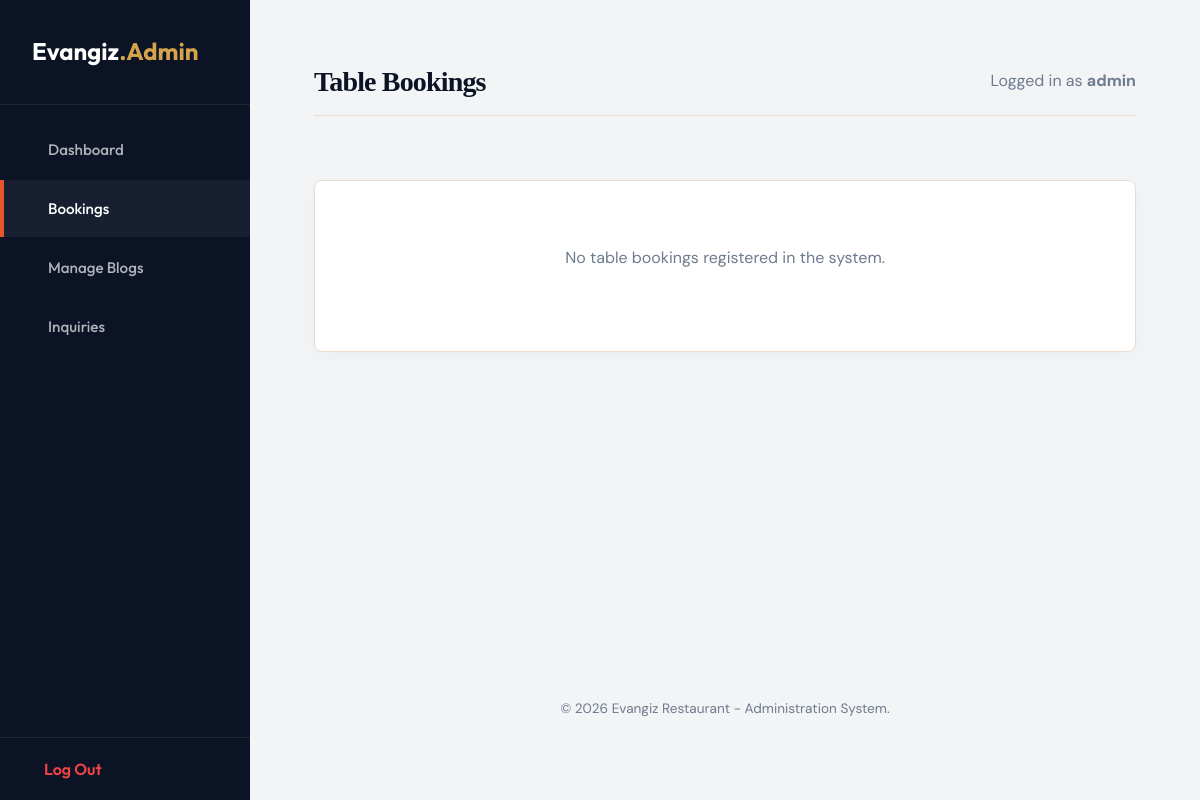
/admin/bookings.php (signed in), run on an earlier commit of the app's database.
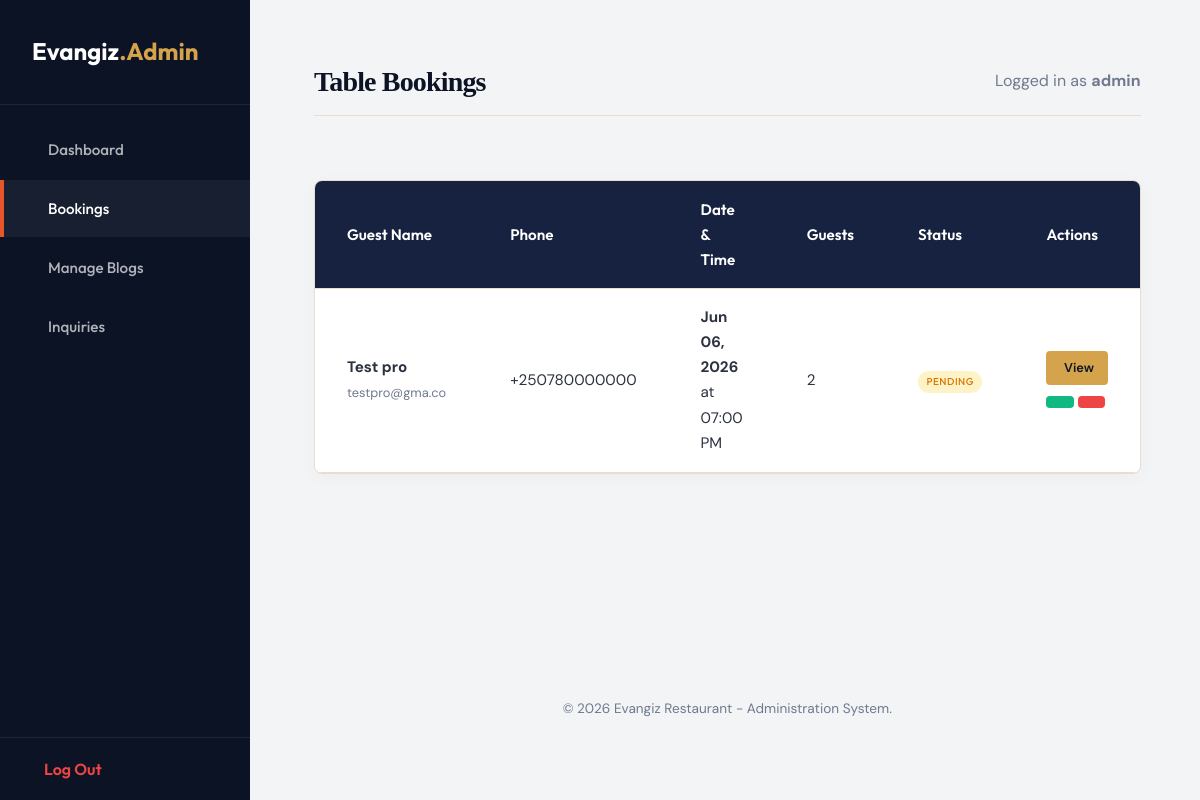
And on a later commit of the database.
### tables this page shows
CREATE TABLE bookings (
    id INTEGER PRIMARY KEY AUTOINCREMENT,
    name VARCHAR(100) NOT NULL,
    email VARCHAR(100) NOT NULL,
    phone VARCHAR(30) NOT NULL,
    booking_date DATE NOT NULL,
    booking_time TIME NOT NULL,
    guests INTEGER NOT NULL,
    subject VARCHAR(255) DEFAULT 'Table Booking',
    message TEXT DEFAULT NULL,
    status VARCHAR(20) DEFAULT 'Pending',
    created_at TIMESTAMP DEFAULT CURRENT_TIMESTAMP
);

### config.php (called while the page is built, shortened)
<?php
function url($path = '') {
    $project_root = str_replace('\\', '/', __DIR__);
    $script_filename = str_replace('\\', '/', $_SERVER['SCRIPT_FILENAME'] ?? '');
    $script_name = str_replace('\\', '/', $_SERVER['SCRIPT_NAME'] ?? '');
    $base_url = '';
    if (!empty($script_filename) && !empty($script_name)) {
        if (strpos($script_filename, $project_root) === 0) {
            $suffix = substr($script_filename, strlen($project_root));
            if (substr($script_name, -strlen($suffix)) === $suffix) {
                $base_url = substr($script_name, 0, strlen($script_name) - strlen($suffix));
            } else {
                $base_url = dirname($script_name);
                if ($base_url === '\\' || $base_url === '/') {
                    $base_url = '';
                }
            }
        }
    }
    $base_url = rtrim(str_replace('\\', '/', $base_url), '/');
    return $base_url . '/' . ltrim($path, '/');
}
?>

### admin/bookings.php (the view, shortened to what the changed rows need)
<?php
include_once __DIR__ . '/includes/header.php';
$action = $_GET['action'] ?? 'list';
$booking_id = intval($_GET['id'] ?? 0);
$bookings = [];
$view_booking = null;
if ($action === 'list') {
    try {
        $bookings = $conn->query("SELECT * FROM bookings ORDER BY booking_date DESC, booking_time DESC")->fetchAll();
    } catch (PDOException $e) {
        $alert_error = "Database read error: " . $e->getMessage();
    }
}
?>
<?php if ($action === 'view' && $view_booking): ?>
    <div class="admin-form-panel" style="max-width: 900px; width: 100%;">
        <h3 style="margin-bottom: var(--space-lg); color: var(--color-primary);">Reservation Details</h3>
        <table class="admin-table" style="margin-bottom: var(--space-lg);">
            <tr>
                <th style="width: 35%;">Field</th>
                <th>Details</th>
            </tr>
            <tr>
                <td><strong>Guest Name</strong></td>
                <td><?php echo htmlspecialchars($view_booking['name']); ?></td>
            </tr>
            <tr>
                <td><strong>Email Address</strong></td>
                <td><a href="mailto:<?php echo htmlspecialchars($view_booking['email']); ?>"><?php echo htmlspecialchars($view_booking['email']); ?></a></td>
            </tr>
            <tr>
                <td><strong>Phone Number</strong></td>
                <td><a href="tel:<?php echo htmlspecialchars($view_booking['phone']); ?>"><?php echo htmlspecialchars($view_booking['phone']); ?></a></td>
            </tr>
            <tr>
                <td><strong>Reservation Date</strong></td>
                <td><?php echo date('F d, Y', strtotime($view_booking['booking_date'])); ?></td>
            </tr>
            <tr>
                <td><strong>Reservation Time</strong></td>
                <td><?php echo date('h:i A', strtotime($view_booking['booking_time'])); ?></td>
            </tr>
            <tr>
                <td><strong>Guests count</strong></td>
                <td><?php echo intval($view_booking['guests']); ?> guests</td>
            </tr>
            <tr>
                <td><strong>Inquiry Subject</strong></td>
                <td><?php echo htmlspecialchars($view_booking['subject']); ?></td>
            </tr>
            <tr>
                <td><strong>Special Request Msg</strong></td>
                <td><?php echo nl2br(htmlspecialchars($view_booking['message'] ?: 'None')); ?></td>
            </tr>
            <tr>
                <td><strong>Current Status</strong></td>
                <td>
                    <span class="badge badge-status-<?php echo strtolower($view_booking['status']); ?>">
                        <?php echo htmlspecialchars($view_booking['status']); ?>
                    </span>
                </td>
            </tr>
        </table>
        <div style="display: flex; gap: var(--space-sm); flex-wrap: wrap;">
            <?php if ($view_booking['status'] === 'Pending'): ?>
                <a href="<?php echo admin_url('/bookings.php?action=approve&id=' . $view_booking['id']); ?>" class="btn-action btn-action-approve" style="padding: 0.65rem 1.25rem; font-size: 0.9rem; white-space: nowrap;"><i class="hgi-stroke hgi-tick-01"></i> Approve Booking</a>
                <a href="<?php echo admin_url('/bookings.php?action=cancel&id=' . $view_booking['id']); ?>" class="btn-action btn-action-delete" style="padding: 0.65rem 1.25rem; font-size: 0.9rem; white-space: nowrap;"><i class="hgi-stroke hgi-cancel-01"></i> Cancel Booking</a>
            <?php endif; ?>
            <a href="<?php echo admin_url('/bookings.php'); ?>" class="btn-action btn-action-secondary" style="padding: 0.65rem 1.25rem; font-size: 0.9rem; white-space: nowrap;"><i class="hgi-stroke hgi-arrow-left-01"></i> Back to List</a>
        </div>
    </div>
<?php else: ?>
    <div class="admin-table-card">
        <?php if (empty($bookings)): ?>
            <div style="padding: var(--space-xl);" class="text-center text-muted">
                <p>No table bookings registered in the system.</p>
            </div>
        <?php else: ?>
            <table class="admin-table">
                <thead>
                    <tr>
                        <th>Guest Name</th>
                        <th>Phone</th>
                        <th>Date & Time</th>
                        <th>Guests</th>
                        <th>Status</th>
                        <th>Actions</th>
                    </tr>
                </thead>
                <tbody>
                    <?php foreach ($bookings as $booking): ?>
                        <tr>
                            <td>
                                <strong><?php echo htmlspecialchars($booking['name']); ?></strong><br>
                                <span class="text-muted" style="font-size: 0.8rem;"><?php echo htmlspecialchars($booking['email']); ?></span>
                            </td>
                            <td><?php echo htmlspecialchars($booking['phone']); ?></td>
                            <td>
                                <strong><?php echo date('M d, Y', strtotime($booking['booking_date'])); ?></strong> at
                                <?php echo date('h:i A', strtotime($booking['booking_time'])); ?>
                            </td>
                            <td><?php echo intval($booking['guests']); ?></td>
                            <td>
                                <span class="badge badge-status-<?php echo strtolower($booking['status']); ?>">
                                    <?php echo htmlspecialchars($booking['status']); ?>
                                </span>
                            </td>
                            <td>
                                <a href="<?php echo admin_url('/bookings.php?action=view&id=' . $booking['id']); ?>" class="btn-action btn-action-edit" style="white-space: nowrap;"><i class="hgi-stroke hgi-search-01"></i> View</a>
                                <?php if ($booking['status'] === 'Pending'): ?>
                                    <a href="<?php echo admin_url('/bookings.php?action=approve&id=' . $booking['id']); ?>" class="btn-action btn-action-approve" onclick="return confirm('Confirm and approve this reservation?');" title="Approve"><i class="hgi-stroke hgi-tick-01"></i></a>
                                    <a href="<?php echo admin_url('/bookings.php?action=cancel&id=' . $booking['id']); ?>" class="btn-action btn-action-delete" onclick="return confirm('Cancel this reservation?');" title="Cancel"><i class="hgi-stroke hgi-cancel-01"></i></a>
                                <?php endif; ?>
                            </td>
                        </tr>
                    <?php endforeach; ?>
                </tbody>
            </table>
        <?php endif; ?>
    </div>
<?php endif; ?>
<?php
include_once __DIR__ . '/includes/footer.php';
?>

What changed in the data, as far as the page shows it:
added bookings: name "Test pro", email "testpro@gma.co", phone "+250780000000", booking_date "Jun 06, 2026", booking_time "07:00 PM", guests "2", status "PENDING"
Also different on the page:
text no longer shown: "No table bookings registered in the system."
text now shown: "Guest Name Phone Date & Time Guests Status Actions"
